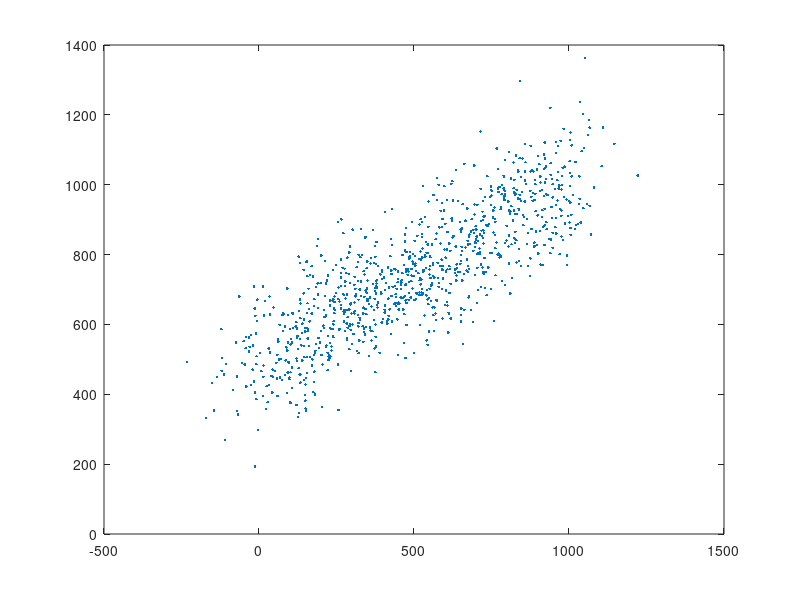

Reproduce this figure in MATLAB. (Note: this script raises an error after producing the figure.)
% Get rid of bleedthrough from greem to red channel by doing a regression
% between red and green channel activities (Matt's suggestion). This will
% give us an offset, ie the true red signal that we are interseted in, and
% a slope, ie how much of the green signal gets to the red channel (this is
% due to the properties of the red-channel filters and dichroic mirros that
% pick up part of the green signal.)
%
% slope should be the same for all neurons, since it depends on the filter
% properties. 
%
% model: red = offset + slope * green. 
% The idea is that we find inhibitory neurons on something like the
% following, which supposedly controls for bleedthrough.
% medImage{1} - mean(slope)*medImage{2};


%% some qs while working on this:

% is noise really the same for both channels? ... doesn't seem like. It
% seems to be less for the green channel.

% since the brightness of the 2 channels is different, should I normalize
% to max the activity of each neuron? ... doesn't seem like you need to do
% this.

% does regress understimate or overstimate it? ... yes seems it is actually understimating.

% how about u check the other method that matt suggested too.

% is this amount of variaton in slope ok? brighter neurons : higher slope, lower offset.

% read about bleedthrough... does it depend on the intensity? the slope
% doesn't depend on signal intensity... it is determined by the filter and
% dichroic mirror properties.


%% check the slope equation for pca

x = (1:1000) + 100*randn(1,1000);
% y = (1:1000)*4 + 100*randn(1,1000) + 500;
y = (500 + .5 * x) + 100*randn(1,1000);
figure; plot(x, y, '.')


% pca
pcs = pca([x' y']);
slp = pcs(2,1) / pcs(1,1);

% regression
a = glmfit(x,y);
% md1 = fitglm(x,y); 
% md1.Coefficients.Estimate(2)

figure; hold on
plot(x, y, '.')
xy = [x(:); y(:)];
plot([min(xy)  max(xy)] , [min(xy)  max(xy)] , 'b')
title([slp, a(2)])


%%
%%%%%%%%%%%%%%% Analysis starts here %%%%%%%%%%%%%%%

load('151101_001.mat', 'pmtOffFrames', 'imHeight', 'imWidth', 'medImage'); 
load('151101_001_ch2-PnevPanResults-160422-081351.mat', 'C_df'); 
load('151101_001_ch2-PnevPanResults-160422-081351.mat', 'activity_man_eftMask_ch1', 'activity_man_eftMask_ch2'); 
load('151101_001_ch2-PnevPanResults-160422-081351.mat', 'A', 'C', 'b', 'f')


%%
smoothPts = 6; minPts = 7000; %800;

df_man_eftMask_ch1 = konnerthDeltaFOverF(activity_man_eftMask_ch1, pmtOffFrames{1}, smoothPts, minPts);
df_man_eftMask_ch2 = konnerthDeltaFOverF(activity_man_eftMask_ch2, pmtOffFrames{2}, smoothPts, minPts);


%%
trace_ch1 = activity_man_eftMask_ch1;
trace_ch2 = activity_man_eftMask_ch2;

trace_ch1 = df_man_eftMask_ch1;
trace_ch2 = df_man_eftMask_ch2;

trace_ch1 = df_man_eftMask_ch1;
trace_ch2 = C_df(1:end-1,:)';


%% Compute correlation between ch1 and ch2 activity for each ROI.

nn = size(trace_ch1,2);
crr = NaN(1, nn);
for rr = 1:nn
    t1 = trace_ch1(:,rr);
    t2 = trace_ch2(:,rr);
    crr(rr) = corr(t1, t2);
end

figure; plot(crr)


%%
% nn = size(trace_ch1, 2);

mu_ch1 = mean(trace_ch1, 1);
mu_ch2 = mean(trace_ch2, 1);


figure;
subplot(321), hold on
plot(mean(trace_ch1, 2))
plot(mean(trace_ch2, 2))
xlabel('frame')
ylabel('mean activity of all neurons')
legend('ch1', 'ch2')

subplot(322), hold on
m1 = mean(trace_ch1(:,1:20), 2);
m2 = mean(trace_ch2(:,1:20), 2);
plot(m1)
plot(m2)
legend('ch1', 'ch2')
title('mean activity of 1st 20 neurons')

subplot(323), hold on
plot(mean(trace_ch1(:,end-19:end), 2))
plot(mean(trace_ch2(:,end-19:end), 2))
legend('ch1', 'ch2')
title('mean activity of last 20 neurons')


subplot(324), hold on
errorbar(mu_ch1, std(trace_ch1, [], 1))
xlabel('neuron')
ylabel('mean +/- std of activity')
title('ch1')

subplot(325), hold on
errorbar(mu_ch2, std(trace_ch2, [], 1))
xlabel('neuron')
ylabel('mean +/- std of activity')
title('ch2')


subplot(326), hold on
rr = 1:2;
x = trace_ch2(:, rr); 
y = trace_ch1(:, rr);
plot(x, y, 'k.')

rr = nn-1:nn;
x = trace_ch2(:, rr); 
y = trace_ch1(:, rr);
plot(x, y, 'g.')

xlabel('ch2')
ylabel('ch1')
legend('k: 1st 20', 'g: last 20')
title('activity')


%% Normalize the signal ?

normt1 = mean(trace_ch1);
trace_ch1 = bsxfun(@rdivide, trace_ch1, normt1);

% for rr = 1 : nn
%     trace_ch1(:,rr) = shiftScaleY(trace_ch1(:,rr));
% end


normt2 = mean(trace_ch2);
trace_ch2 = bsxfun(@rdivide, trace_ch2, normt2);

% for rr = 1 : nn
%     trace_ch2(:,rr) = shiftScaleY(trace_ch2(:,rr));
% end


%% model: red = offset + slope * green

% Use PCA (aassumption: noise on x and y data is equal).

slope = NaN(1, nn);
for rr = 1 : nn
%     x_y = [trace_ch1(:,rr) trace_ch2(:,rr)];
    x_y = [trace_ch2(:,rr) trace_ch1(:,rr)];
    pcs = pca(x_y);
    slope(rr) = pcs(2,1) / pcs(1,1);    
end

% Compute the offset term
% offset = mu_ch2 - slope.*mu_ch1;
offset = mu_ch1 - slope.*mu_ch2;




% Use regression (assumption: x data doesn't have much noise).

slope = NaN(1, nn);
offset = NaN(1, nn);
for rr = 1 : nn
    %
    % model: red = offset + slope * green
    % y: red, x: green
    x = trace_ch2(:,rr); 
    y = trace_ch1(:,rr);
%     pp(:,rr) = glmfit(x,y);  % fitglm(x,y);
    p = regress(y, [x, ones(size(x,1),1)]);
    slope(rr) = p(1);
    offset(rr) = p(2);
    %}

    %{
    % model: green = offset2 + slope2 * red
    % y: green, x: red
    x = trace_ch1(:,rr); 
    y = trace_ch2(:,rr);
    p = regress(y, [x, ones(size(x,1),1)]);    
    slope(rr) = 1 / p(1);
    offset(rr) = -slope(rr) * p(2);
    %}
end

%{
p = regress(red, [green, ones(size(green, 1), 1)]);
slope = p(1);
intercept = p(2);

p = regress(green, [red, ones(size(red, 1), 1)]);
slope = 1 / p(1);
intercept = -slope * p(2);
%}






%% Plot slope and offset

% figure('name', 'slope'); 
figure;
subplot(421), plot(slope), title('slope')
subplot(423), histogram(slope)
subplot(425), errorbar(mean(slope), std(slope))
regress(slope', [(1:length(slope))', ones(length(slope), 1)])

% figure('name', 'offset'); 
subplot(422), plot(offset), title('offset')
subplot(424), histogram(offset)
subplot(426), errorbar(mean(offset), std(offset))
subplot(428), hold on, plot(mu_ch1), plot(mu_ch2), title('mu')
regress(offset', [(1:length(offset))', ones(length(offset), 1)])


%% Use Efty's A, C to set the median image of channel 2.

medc = median(C, 2);
% medc = slope' .* medc;

medEfty = A*medc + b*median(f);
medEfty = reshape(medEfty, imHeight, imWidth);

% mdd = medImage{1} - medEfty;
% figure; imagesc(mdd), 
% caxis([0 max(mdd(:))])


%%
figure; 
subplot(221), imagesc(medImage{1}), freezeColors, colorbar, title('ch1')
subplot(222), imagesc(medImage{2}), freezeColors, colorbar, title('ch2')
subplot(224), imagesc(medEfty), freezeColors, colorbar, title('ch2 Efty')


%% Compute the clean median image for ch1, ie the image that does not have the bleedthrough signal anymore!
% model: red = offset + slope * green
% so: med(red) = offset + slope * med(green)
% so offset = med(red) - slope * med(green)

figure; 
ha = tight_subplot(2,2,[.05],[.05],[.05]);

md = medImage{1} - medImage{2};
axes(ha(1)); imagesc(md), freezeColors, colorbar

mdd = medImage{1} - medEfty;
axes(ha(3)); imagesc(mdd), freezeColors, colorbar

% md2 is what I will use to identify inhibit neurons... this is supposedly
% the image that is free of the effect of bleedthrough.
md2 = medImage{1} - mean(slope)*medImage{2}; 
axes(ha(2)); imagesc(md2), freezeColors, colorbar
% caxis([0 max(md2(:))])


md3 = medImage{1} - mean(slope)*medEfty;
axes(ha(4)); imagesc(md3), freezeColors, colorbar
% caxis([0 max(md3(:))])

% figure; imagesc(md3)


%% Gamal's method
% model: red = offset + slope * green

frs = size(activity_man_eftMask_ch2,1);
nn = size(activity_man_eftMask_ch2,2);

Xs = mat2cell(activity_man_eftMask_ch2, frs, ones(1,nn));
Ys = mat2cell(activity_man_eftMask_ch1, frs, ones(1,nn));


[a, bs] = regressCommonSlopeModel(Xs, Ys);

im2 = medImage{1} - a*medImage{2};

%%
figure('name', 'model: red = offset + slope * green'); 
ha = tight_subplot(2,2,[.05],[.05],[.05]);

axes(ha(1)); imagesc(medImage{1}), freezeColors, colorbar, title('ch1')

% md2 is what I will use to identify inhibit neurons... this is supposedly
% the image that is free of the effect of bleedthrough.
md2 = medImage{1} - mean(slope)*medImage{2}; 
axes(ha(2)); imagesc(md2), freezeColors, colorbar, title('ch1 - mean(regressSlope)*ch2')

axes(ha(3)); imagesc(medImage{2}), freezeColors, colorbar, title('ch2')

mdg = medImage{1} - a*medImage{2}; 
axes(ha(4)); imagesc(mdg), freezeColors, colorbar, title('ch1 - gamalSlope*ch2')

